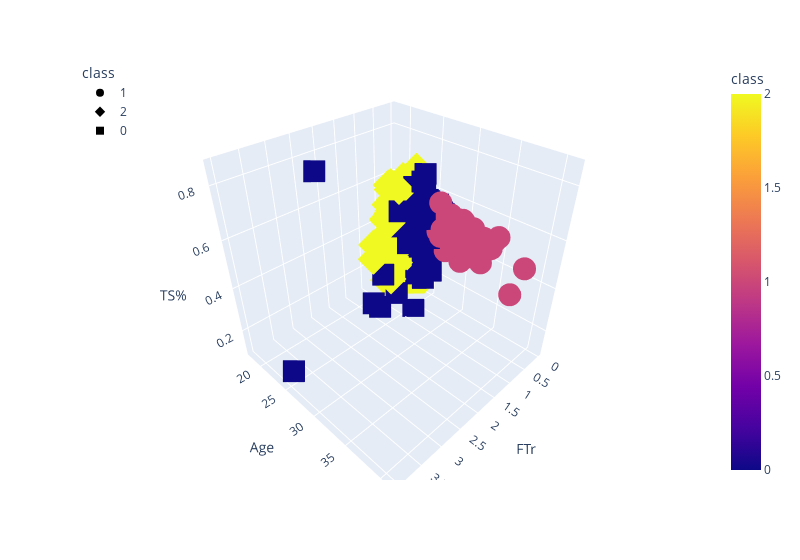

Notebook cell for this chart:
### Code cell
# Plot the 3D-scatter with x="Annual Income", y="Spending Score (1-100)" and z="Age"
fig = px.scatter_3d(
    three_clusters,
    x="FTr",
    y="Age",
    z="TS%",
    color="class",
    symbol="class",
    width=800,
)
fig.update_layout(legend=dict(x=0, y=1))
fig.show()

### Figure 1 — Plotly figure (JSON) as saved in the notebook; plotly's stock layout.template omitted (floating-point values rounded to 4 significant figures; data arrays with more than 128 entries replaced by an {"elided": "..."} marker saying what was removed)
{"data": [{"hovertemplate": "class=%{marker.color}<br>FTr=%{x}<br>Age=%{y}<br>TS%=%{z}<extra></extra>", "legendgroup": "1", "marker": {"color": [1, 1, 1, 1, 1, 1, 1, 1, 1, 1, 1, 1, 1, 1, 1, 1, 1, 1, 1, 1, 1, 1, 1, 1, 1, 1, 1, 1, 1, 1, 1, 1, 1, 1, 1, 1, 1, 1, 1, 1, 1, 1, 1, 1, 1, 1, 1, 1, 1, 1, 1, 1, 1, 1, 1, 1, 1, 1, 1, 1, 1, 1, 1, 1, 1, 1, 1, 1, 1, 1, 1, 1, 1, 1, 1, 1, 1, 1, 1, 1, 1, 1, 1, 1], "coloraxis": "coloraxis", "symbol": "circle"}, "mode": "markers", "name": "1", "scene": "scene", "showlegend": true, "type": "scatter3d", "x": [0.387, 1, 0.091, 0.34, 0.246, 0.401, 0.279, 0.471, 0.313, 0.692, 0.499, 0.331, 0.559, 0.318, 0.416, 0.194, 0.443, 0.33, 0.469, 0.522, 0.556, 0.246, 0.303, 0.286, 0.409, 0.435, 0.484, 0.403, 0.237, 0.371, 0.28, 0.365, 0.275, 0.473, 0.455, 0.212, 0.318, 0.319, 0.319, 0.323, 0.285, 0.533, 0.42, 0.295, 0.348, 0.415, 0.198, 0.448, 0.378, 0.267, 0.477, 0.244, 0.404, 0.331, 0.292, 0.352, 0.337, 0.254, 0.292, 0.344, 0.355, 0.328, 0.247, 0.179, 0.244, 0.621, 0.17, 0.657, 0.268, 0.661, 0.435, 0.348, 0.219, 0.241, 0.29, 0.207, 0.414, 0.425, 0.394, 0.173, 0.26, 0.278, 0.5, 0.392], "y": [33, 41, 37, 35, 33, 32, 33, 34, 33, 33, 36, 33, 33, 32, 31, 33, 31, 31, 31, 32, 30, 31, 31, 31, 33, 35, 30, 29, 29, 29, 29, 29, 29, 29, 29, 31, 28, 31, 29, 29, 30, 28, 28, 28, 31, 28, 28, 28, 31, 28, 30, 28, 28, 28, 28, 28, 28, 30, 29, 28, 30, 31, 33, 32, 30, 29, 32, 32, 28, 30, 28, 30, 29, 30, 28, 30, 30, 29, 29, 28, 28, 28, 28, 30], "z": [0.481, 0.579, 0.306, 0.537, 0.462, 0.482, 0.506, 0.44, 0.516, 0.554, 0.58, 0.484, 0.459, 0.545, 0.571, 0.508, 0.577, 0.514, 0.572, 0.509, 0.549, 0.486, 0.531, 0.479, 0.467, 0.514, 0.538, 0.504, 0.482, 0.567, 0.51, 0.533, 0.497, 0.566, 0.559, 0.483, 0.473, 0.497, 0.554, 0.493, 0.485, 0.495, 0.483, 0.46, 0.463, 0.549, 0.463, 0.466, 0.498, 0.467, 0.51, 0.508, 0.487, 0.546, 0.514, 0.549, 0.515, 0.452, 0.44, 0.486, 0.559, 0.497, 0.491, 0.471, 0.521, 0.525, 0.486, 0.432, 0.497, 0.565, 0.578, 0.449, 0.466, 0.483, 0.515, 0.439, 0.451, 0.506, 0.496, 0.39, 0.383, 0.45, 0.615, 0.435]}, {"hovertemplate": "class=%{marker.color}<br>FTr=%{x}<br>Age=%{y}<br>TS%=%{z}<extra></extra>", "legendgroup": "2", "marker": {"color": {"elided": "709 int values"}, "coloraxis": "coloraxis", "symbol": "diamond"}, "mode": "markers", "name": "2", "scene": "scene", "showlegend": true, "type": "scatter3d", "x": {"elided": "709 float values"}, "y": {"elided": "709 int values"}, "z": {"elided": "709 float values"}}, {"hovertemplate": "class=%{marker.color}<br>FTr=%{x}<br>Age=%{y}<br>TS%=%{z}<extra></extra>", "legendgroup": "0", "marker": {"color": {"elided": "240 int values"}, "coloraxis": "coloraxis", "symbol": "square"}, "mode": "markers", "name": "0", "scene": "scene", "showlegend": true, "type": "scatter3d", "x": {"elided": "240 float values"}, "y": {"elided": "240 int values"}, "z": {"elided": "240 float values"}}], "layout": {"coloraxis": {"colorbar": {"title": {"text": "class"}}, "colorscale": [[0, "#0d0887"], [0.1111, "#46039f"], [0.2222, "#7201a8"], [0.3333, "#9c179e"], [0.4444, "#bd3786"], [0.5556, "#d8576b"], [0.6667, "#ed7953"], [0.7778, "#fb9f3a"], [0.8889, "#fdca26"], [1, "#f0f921"]]}, "legend": {"title": {"text": "class"}, "tracegroupgap": 0, "x": 0, "y": 1}, "margin": {"t": 60}, "scene": {"domain": {"x": [0, 1], "y": [0, 1]}, "xaxis": {"title": {"text": "FTr"}}, "yaxis": {"title": {"text": "Age"}}, "zaxis": {"title": {"text": "TS%"}}}, "width": 800}}
